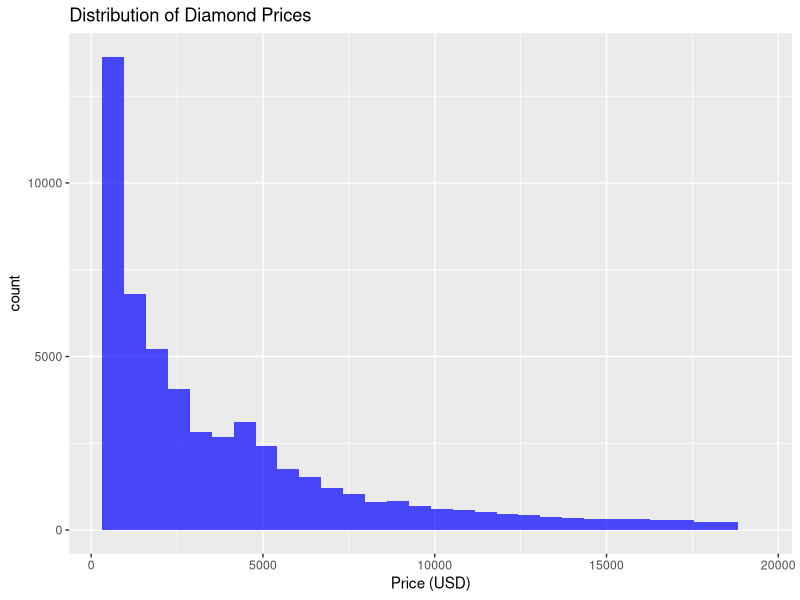

Source code (R):
## ---- chunk 1
knitr::opts_chunk$set(echo = TRUE)
library(tidyverse)
## ---- chunk 2
data(diamonds, package = "ggplot2")
names(diamonds)
## ---- chunk 3
summary(diamonds)

ggplot(diamonds, aes(x = price)) +
  geom_histogram(bins = 30, fill = "blue", alpha = 0.7) +
  ggtitle("Distribution of Diamond Prices") +
  xlab("Price (USD)")
